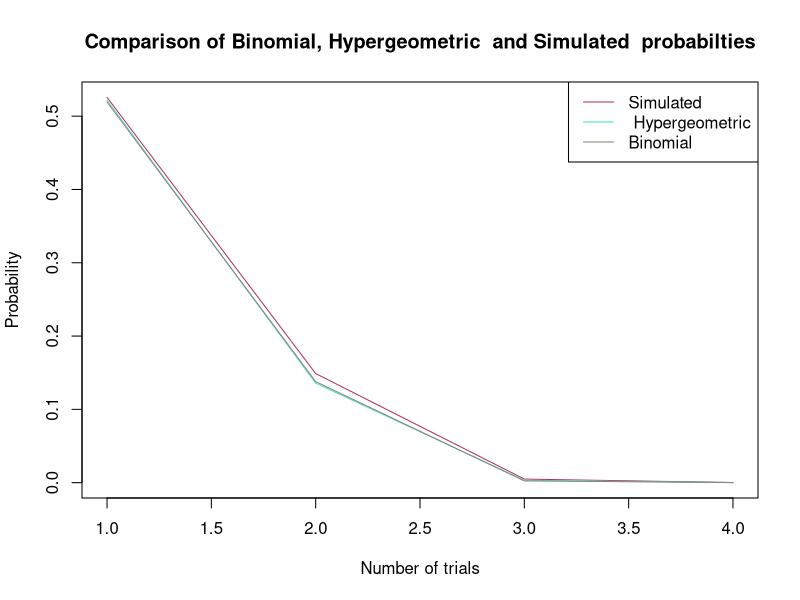

The R script that drew this image:
#HOW WELL DOES BINOMIAL APPROXIMATE HYPERGEOMETRIC?------------------------------------------------
#LEARNING MORE ABOUT THE FUNCTIONS `PBINOM` AND PHYPER 

help(pbinom)
help(phyper)
help(sample)

#PART #1 - BINOMIAL AND HYPERGEOMETRIC -----------------------------------------------------
#COMPARING BINOMIAL TO HYPER GEOMETRIC AT n=100, 1000, 5000, 10000

n_pop<- c(100,1000,5000,10000)

#PROBABILITY COMPARISON 
binom_prob<- numeric(length(n_pop)) #function that calculates bimonial probability 
hyper_prob<- numeric(length(n_pop)) #function that calculates hypergeometric probability 

for (i in seq_along(n_pop)) {
  n<-n_pop[i]
  red<- n*0.25
  non_red<-n*0.75
  sample<-n*0.1
  threshold<- 0.02*n
  
  binom_prob[i]<-pbinom(threshold, sample, 0.25)
  hyper_prob[i]<-phyper(threshold, red, non_red,sample)
}

#PART #2 - BY SIMULATION-----------------------------------------------------------------------
#I want to see how our simulation compares with our functions. 

set.seed(8909)                    #reproducibility 
reps<-5000                        #number of repetitions for our internal loop with index
n_pop_2<- c(100,1000,5000,10000)  #population sizes 

overall_prob<-numeric(length(n_pop_2)) #storing probability results at 4 different populations 


for(j in 1:4) { 
#defining counter for outer for loop 
  n<-n_pop_2[j]
  
#partitioning our balls into a vector of red and non-red balls 
  n_red<-as.integer(0.25*n)
  red_balls <-sample(1:n, n_red, replace = FALSE) #sampling 25% of balls into red group 
  colours<- rep("non red ball",n) #repeats non red ball 100 times 
  colours[red_balls]<-"red ball"  #assigns balls with index "red_balls" the string "red ball"
  
#creating a vector that stores the binary outcome of our experiment to get the average (probability)
  colour_proportion<-numeric(reps)
  
  sample_size<-as.integer(0.1*n ) #sample size we select red balls from 
  print(paste("Running for j =", j, "n =", n, "sample size =", sample_size)) #checking the outer for loop runs 
  
for(i in 1:reps) {
  balls<- sample(1:n, sample_size, replace = FALSE)
  sum_of_red_balls<- sum(colours[balls]== "red ball")

#if samples less than or equal to 0.02*n red balls, success and 1 
  if(sum_of_red_balls <= 0.02*n) {
    colour_proportion[i]<-1  #assigning success or failure to "colour_proportion" vector 
  } else {
    colour_proportion[i]<-0
  } 
} 
  overall_prob[j]<-mean(colour_proportion) }

#VISUALISATIONS--------------------------------------------------------------------------------------------------
#We will create a data frame to display the numerical value of all three methods and their probabilities
results<- data.frame(
  n= n_pop,
  Bimonial_Probaility = round(binom_prob,6),
  Hypergeomtric_Probability = round(hyper_prob,6),
  Simulated_Probability= round(overall_prob,6)
)

#Let us also create a combined line graph to show how close the porbabilities are to each other at each trial
plot(1:4, binom_prob, type = "l", col = "maroon",
     xlab= "Number of trials",
     ylab= "Probability",
     main = "Comparison of Binomial, Hypergeometric  and Simulated  probabilties")
lines(1:4, hyper_prob, type = "l", col = "turquoise")
lines(1:4, overall_prob, type = "l", col= "antiquewhite4")
legend("topright",
       legend = c("Simulated"," Hypergeometric", "Binomial"),
       col = c("maroon", "turquoise","antiquewhite4"),
       lty = c(1,1,1)
       )

#CONCULSION------------------------------------------------------------------------------------------------------
#Of course as our population increases the probability of having less than or equal to 0.02*n decreases.
#Interestingly, our simulation at 5000 repetitions models our phyper() function very closely as all population sizes.
#As our population size increases (N>>n) our binomial probability apporximates our hypergeometric probability very well. 





